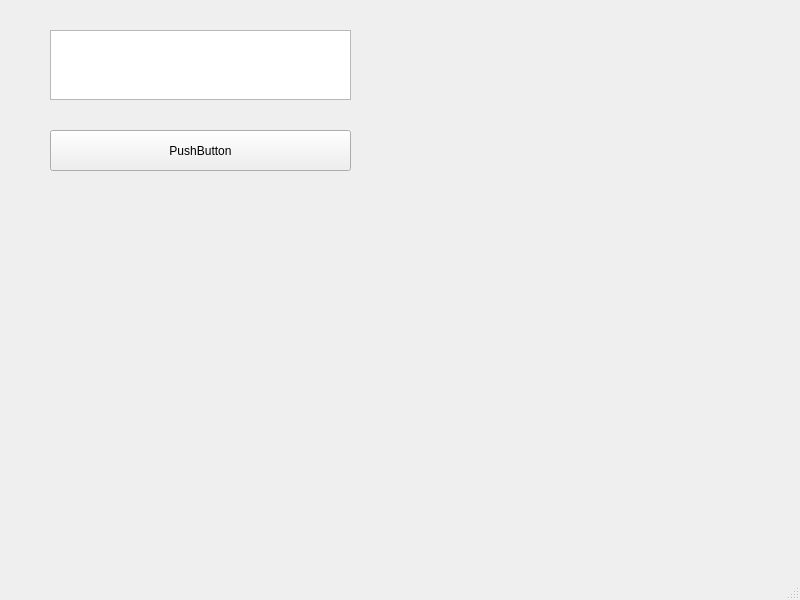
<?xml version="1.0" encoding="UTF-8"?>
<ui version="4.0">
 <class>MainWindow</class>
 <widget class="QMainWindow" name="MainWindow">
  <property name="geometry">
   <rect>
    <x>0</x>
    <y>0</y>
    <width>800</width>
    <height>600</height>
   </rect>
  </property>
  <property name="windowTitle">
   <string>MainWindow</string>
  </property>
  <widget class="QWidget" name="centralwidget">
   <widget class="QTextEdit" name="textEdit">
    <property name="geometry">
     <rect>
      <x>50</x>
      <y>30</y>
      <width>301</width>
      <height>70</height>
     </rect>
    </property>
   </widget>
   <widget class="QPushButton" name="pushButton">
    <property name="geometry">
     <rect>
      <x>50</x>
      <y>130</y>
      <width>301</width>
      <height>41</height>
     </rect>
    </property>
    <property name="text">
     <string>PushButton</string>
    </property>
   </widget>
  </widget>
  <widget class="QMenuBar" name="menubar">
   <property name="geometry">
    <rect>
     <x>0</x>
     <y>0</y>
     <width>800</width>
     <height>21</height>
    </rect>
   </property>
  </widget>
  <widget class="QStatusBar" name="statusbar"/>
 </widget>
 <resources/>
 <connections/>
</ui>
